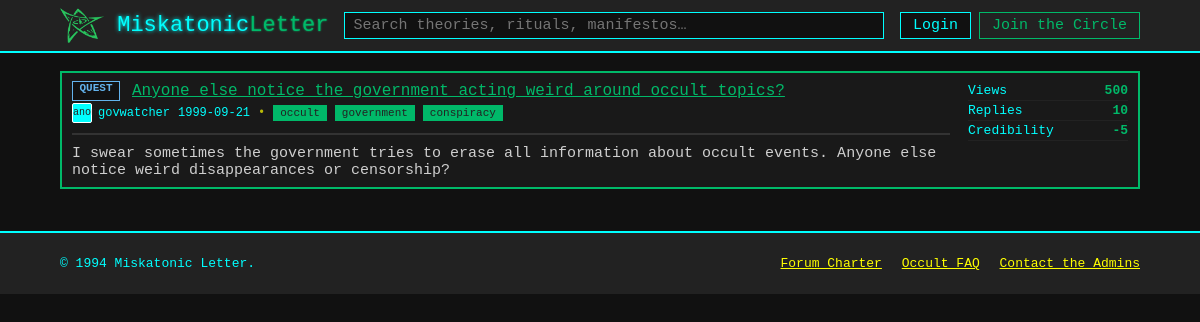
Page /Posts/60 on the committed database.
### db.py (models this page shows)
class Badges(Base):
    __tablename__    = "Badges"
    badge_id         = Column(Integer,primary_key=True)
    badge_title      = Column(String)
    badge_lable      = Column(String)

class Posts(Base):
    __tablename__    = "Posts"
    post_id          = Column(Integer,primary_key=True,index=True)
    post_title       = Column(String,nullable=False)
    post_exerpt      = Column(String)
    author_id        = Column(Integer,ForeignKey("Users.user_id"),nullable=False)
    post_date        = Column(Date)
    post_views       = Column(Integer,default=0)
    post_replies     = Column(Integer,default=0)
    post_credibility = Column(Integer,default=0)
    post_content     = Column(Text)
    badge_id         = Column(Integer,ForeignKey("Badges.badge_id"))

class Users(Base):
    __tablename__    = "Users"
    user_id          = Column(Integer,primary_key=True,index=True)
    user_avatar      = Column(String(2))
    user_name        = Column(String)

class Tags(Base):
    __tablename__    = "Tags"
    tag_id           = Column(Integer,primary_key=True,index=True)
    tag_lable        = Column(String)

### posts.py (the view)
@router.get("/Posts/{id}", response_class=HTMLResponse)
async def get_post(request: Request, id: str,db:Session = Depends(get_db)):
    post = db.query(Posts).filter(Posts.post_id==id).first()
    serialized_post = serialize_post(post,db)
    return templates.TemplateResponse(
        "post.html",
        {
            "request": request,
            "post": serialized_post,
        }
    )

### templates/post.html (shortened to what this page needs)
<!doctype html>
<html lang="en">
<head>
	<link rel="stylesheet" href="{{ url_for('static', path='styles.css') }}" />
</head>
<body>
	<header class="topbar">
		<div class="container topbar__inner">
			<a class="brand" href="{{ url_for('get_posts') }}">
				<img src="{{ url_for('static', path='imgs/elder-sign.png') }}" alt="" class="brand__logo" aria-hidden="true">
				<span class="brand__name">Miskatonic<span class="accent">Letter</span></span>
			</a>
			<form class="search" action="#" method="get" role="search">
				<input class="search__input" type="search" name="q" placeholder="Search theories, rituals, manifestos…" aria-label="Search" />
			</form>
			<nav class="usernav" aria-label="User">
				<a class="btn btn--ghost" href="#">Login</a>
				<a class="btn btn--primary" href="#">Join the Circle</a>
			</nav>
		</div>
	</header>
	<main class="container layout">
		<section class="content" style="width:100%">
			<div id="post-content">
				{% if post %}
					<article class="thread card" role="article">
					<div class="thread__main">
						<div class="thread__row">
						<span class="badge badge--{{ post.badge.label }}" title="{{ post.badge.title }}">{{ post.badge.label }}</span>
						<span class="thread__title">{{ post.title }}</span>
						</div>
						<div class="thread__meta">
						<span class="author">
							<span class="avatar" aria-hidden="true">{{ post.author.avatar }}</span>
							<span class="author__name">{{ post.author.name }}</span>
						</span>
						<time datetime="{{ post.date }}">{{ post.date }}</time>
						<span class="dot" aria-hidden="true">•</span>
						{% for tag in post.tags %}
							<a href="#" class="tag">{{ tag }}</a>
						{% endfor %}
						</div>
						<hr style="border:1px solid #333;margin:10px 0;">
						<div class="thread__content" style="margin-top:10px;">
						{{ post.content }}
						</div>
					</div>
					<ul class="thread__stats">
						<li><span class="stat__label">Views</span><strong>{{ post.stats.views }}</strong></li>
						<li><span class="stat__label">Replies</span><strong>{{ post.stats.replies }}</strong></li>
						<li><span class="stat__label">Credibility</span><strong>{{ post.stats.credibility }}</strong></li>
					</ul>
					</article>
				{% else %}
					<p>Post not found.</p>
				{% endif %}
				</div>
		</section>
	</main>
	<footer class="footer">
		<div class="container footer__inner">
			<p>© 1994 Miskatonic Letter.</p>
			<nav class="footer__links">
				<a href="#">Forum Charter</a>
				<a href="#">Occult FAQ</a>
				<a href="#">Contact the Admins</a>
			</nav>
		</div>
	</footer>
</body>
</html>

### static/styles.css (style rules this page uses)
body { background: #111; color: #cfcfcf; font-family: 'Courier New', Courier, monospace; font-size: 15px; margin: 0; }
.container { width: 90%; margin: 0 auto; }
.topbar { background: #222; color: #0ff; border-bottom: 2px solid #0ff; padding: 8px 0; }
.topbar__inner { display: flex; align-items: center; justify-content: space-between; }
.brand { font-size: 22px; font-family: 'Courier New', Courier, monospace; color: #0ff; text-shadow: 0 0 4px #0ff; text-decoration: none; }
.accent { color: rgb(0, 185, 105); text-shadow: 0 0 2px rgb(0, 185, 105); }
.search { flex: 1; margin: 0 16px; }
.search__input { width: 100%; padding: 4px 8px; font-family: 'Courier New', Courier, monospace; font-size: 15px; background: #111; color: #0ff; border: 1px solid #0ff; }
.usernav { display: flex; gap: 8px; }
.btn { background: #111; color: #0ff; border: 1px solid #0ff; padding: 4px 12px; font-family: 'Courier New', Courier, monospace; font-size: 15px; text-decoration: none; cursor: pointer; }
.btn--primary { background: #222; color: rgb(0, 185, 105); border: 1px solid rgb(0, 185, 105); }
.layout { display: flex; gap: 24px; margin-top: 18px; }
.content { flex: 1; }
.card { background: #191919; border: 2px solid #0ff; margin-bottom: 18px; padding: 8px 10px; }
.tag { background: #222; color: #0ff; border: 1px solid #0ff; font-size: 12px; padding: 2px 8px; font-family: 'Courier New', Courier, monospace; text-decoration: none; }
.thread { background: #191919; border: 2px solid rgb(0, 185, 105); padding: 8px 10px; display: flex; justify-content: space-between; }
.thread__main { flex: 1; }
.thread__row { display: flex; align-items: center; gap: 8px; margin-bottom: 2px; }
.thread__title { color: rgb(0, 185, 105); font-family: 'Courier New', Courier, monospace; font-size: 16px; text-decoration: underline; }
.thread__meta { display: flex; align-items: center; gap: 8px; color: #0ff; font-size: 12px; }
.thread .tag { background: rgb(0, 185, 105); color: #222; border: 1px solid rgb(0, 185, 105); font-size: 11px; padding: 1px 6px; }
.author { display: flex; align-items: center; gap: 6px; }
.avatar { display: inline-block; width: 18px; height: 18px; background: #0ff; color: #222; font-size: 10px; font-family: 'Courier New', Courier, monospace; text-align: center; border: 1px solid #fff; border-radius: 2px; line-height: 18px; }
.thread__stats { list-style: none; margin: 0; padding: 0 0 0 18px; min-width: 160px; }
.thread__stats li { color: rgb(0, 185, 105); font-family: 'Courier New', Courier, monospace; font-size: 13px; border-bottom: 1px solid #222; padding: 2px 0; display: flex; justify-content: space-between; }
.stat__label { color: #0ff; }
.brand__logo { width: 2em; display: inline-block; vertical-align: middle; }
.badge { display: inline-block; min-width: 34px; height: 18px; padding: 0 6px; border: 1px solid #ff0; background: #222; color: #ff0; font-size: 11px; font-family: 'Courier New', Courier, monospace; font-weight: bold; text-align: center; margin-right: 4px; }
.badge--QUEST { background: #111; color: #63b3ed; border-color: #63b3ed; }
.footer { background: #222; color: #0ff; border-top: 2px solid #0ff; margin-top: 24px; padding: 10px 0; }
.footer__inner { display: flex; align-items: center; justify-content: space-between; font-size: 13px; }
.footer__links a { color: #ff0; text-decoration: underline; margin-left: 12px; font-family: 'Courier New', Courier, monospace; }
.dot { opacity: .7; color: #ff0; }
time { color: #0ff; font-family: 'Courier New', Courier, monospace; }

### rows in the picture
Badges: badge.label "QUEST"
Posts: title "Anyone else notice the government acting weird around occult topics?", date "1999-09-21", content "I swear sometimes the government tries to erase all information about occult events. Anyone else notice weird disappearances or censorship?", stats.views "500"
Users: author.avatar "anon40", author.name "govwatcher"
Tags: tag_lable "occult"
Tags: tag_lable "government"
Tags: tag_lable "conspiracy"

### other values in the picture
{{ post.stats.replies }} "10"
{{ post.stats.credibility }} "-5"
